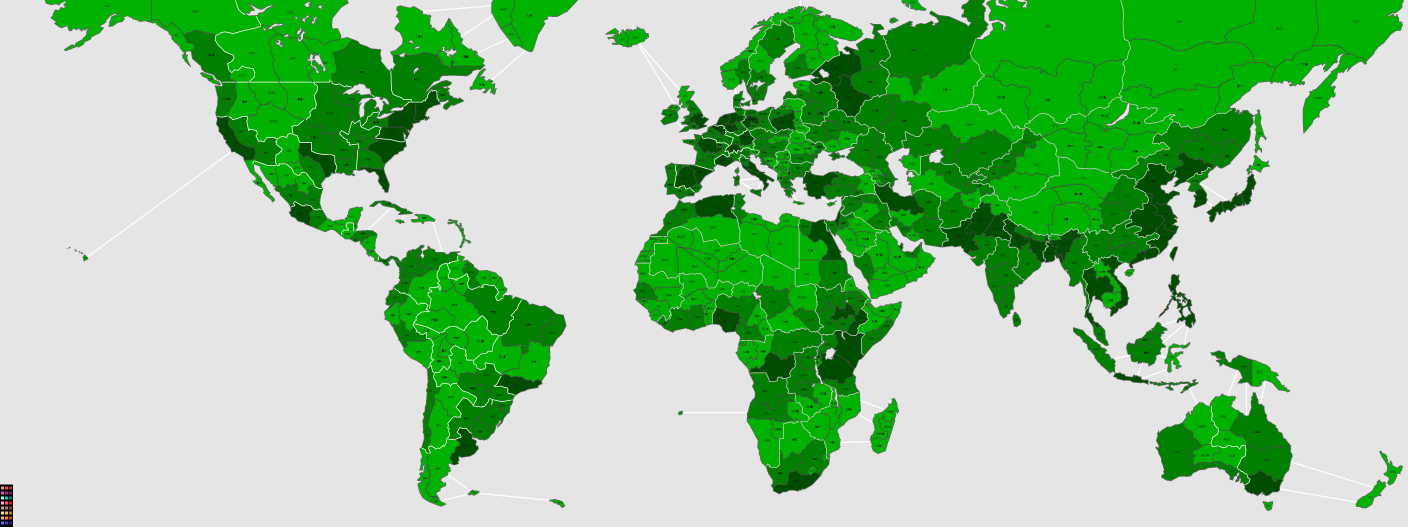
#> input picture image.png, 5632 x 2106 px (shown at 1/4 size)
$ python test1.py
#> lines starting #> are read from the running program, lines starting #| are printed output that depends on the picture; after the words box and inside, x2 and y2 are one past the last pixel; in counts of white or black regions, pixels touching at a corner belong together
#!/usr/bin/env python3
from PIL import Image
import numpy as np
from scipy.ndimage import measurements

def flood_fill(input_image_path, output_image_path, seed_point, new_color):
    # Open image and convert to RGB
#> called with input_image_path = 'image.png', output_image_path = 'colored_world_map.png', seed_point = (900, 200), new_color = (255, 0, 0)
    image = Image.open(input_image_path).convert("RGB")

    # Convert image data to numpy array
    img_array = np.array(image)

    # Get color at the seed_point
    seed_color = img_array[seed_point[1], seed_point[0]]
#> seed_color = [0, 178, 0]

    # Generate a binary image (mask) where pixels with the seed color are white
    mask = np.all(img_array == seed_color, axis=-1)
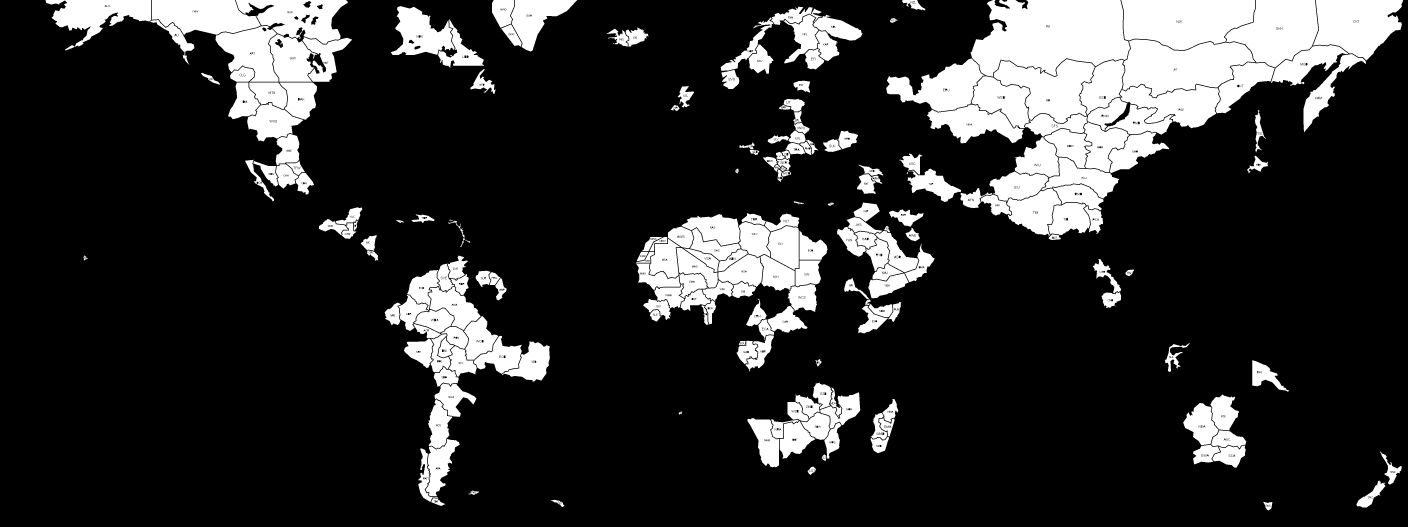
#> mask: shape (2106, 5632) bool (shown at 1/4 size); 17.7% white; 223 white regions, largest, box (x1, y1, x2, y2) and area: (3882, 0, 4521, 307) 143814, (4485, 0, 5020, 200) 82975, (4490, 158, 5022, 390) 80062

    # Label all connected regions in the mask
    labeled_array, num_features = measurements.label(mask)
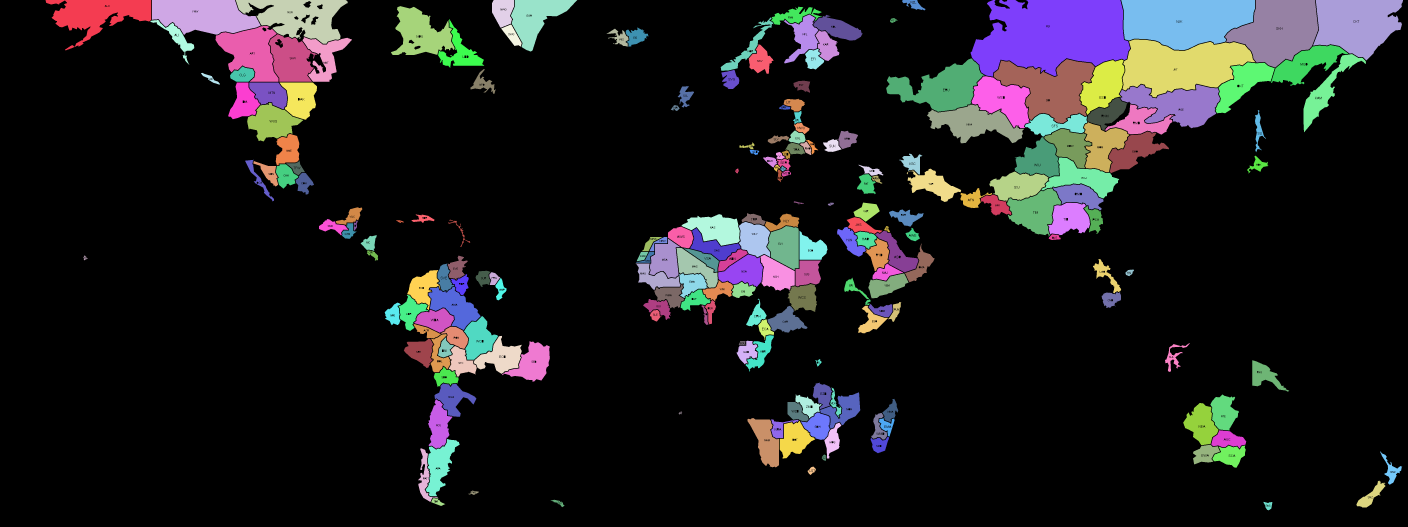
#> labeled_array: shape (2106, 5632) int32 (shown at 1/4 size); 224 distinct labels, from 0 to 223; one colour per label, 0 black
#> num_features = 223

    # Get label of the region where seed_point is located
    seed_label = labeled_array[seed_point[1], seed_point[0]]
#> seed_label = 20

    # Create a new mask with only the selected region
    new_mask = (labeled_array == seed_label)
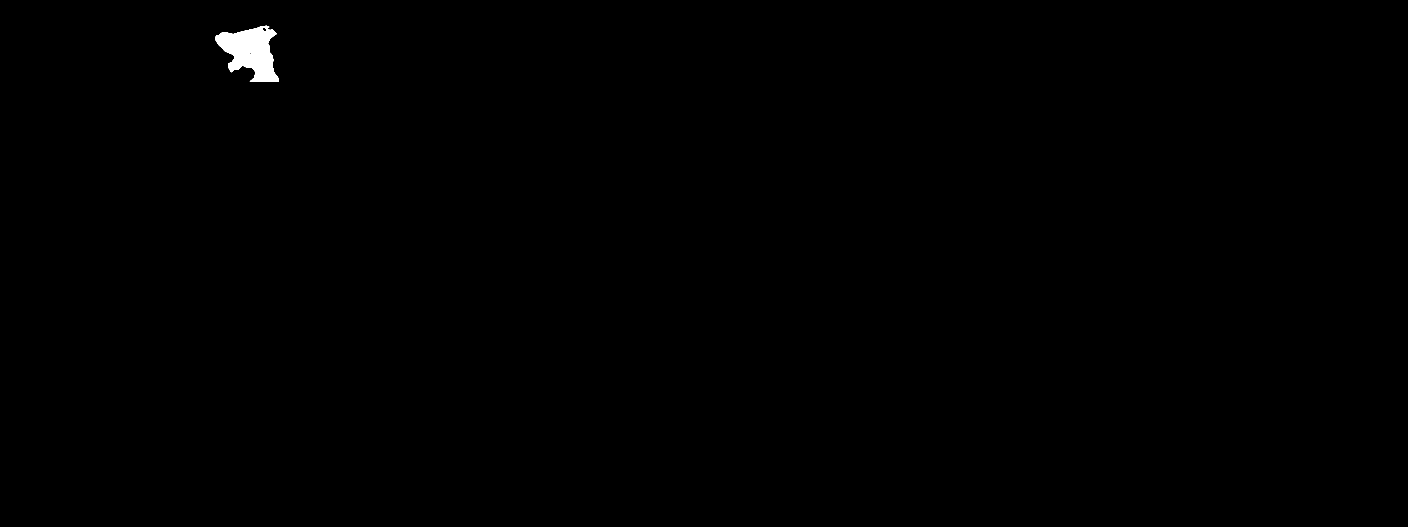
#> new_mask: shape (2106, 5632) bool (shown at 1/4 size); 0.28% white; 1 white region, box (x1, y1, x2, y2) and area: (862, 103, 1114, 327) 33528

    # Generate a new image, replacing the selected region color
    new_img_array = img_array.copy()
    new_img_array[new_mask] = new_color

    # Convert array to image
    new_image = Image.fromarray(np.uint8(new_img_array))

    # Save the output image
    new_image.save(output_image_path)


x = 900
y = 200
# Usage example
flood_fill('image.png', 'colored_world_map.png', (x, y), (255, 0, 0))  # RGB for red
